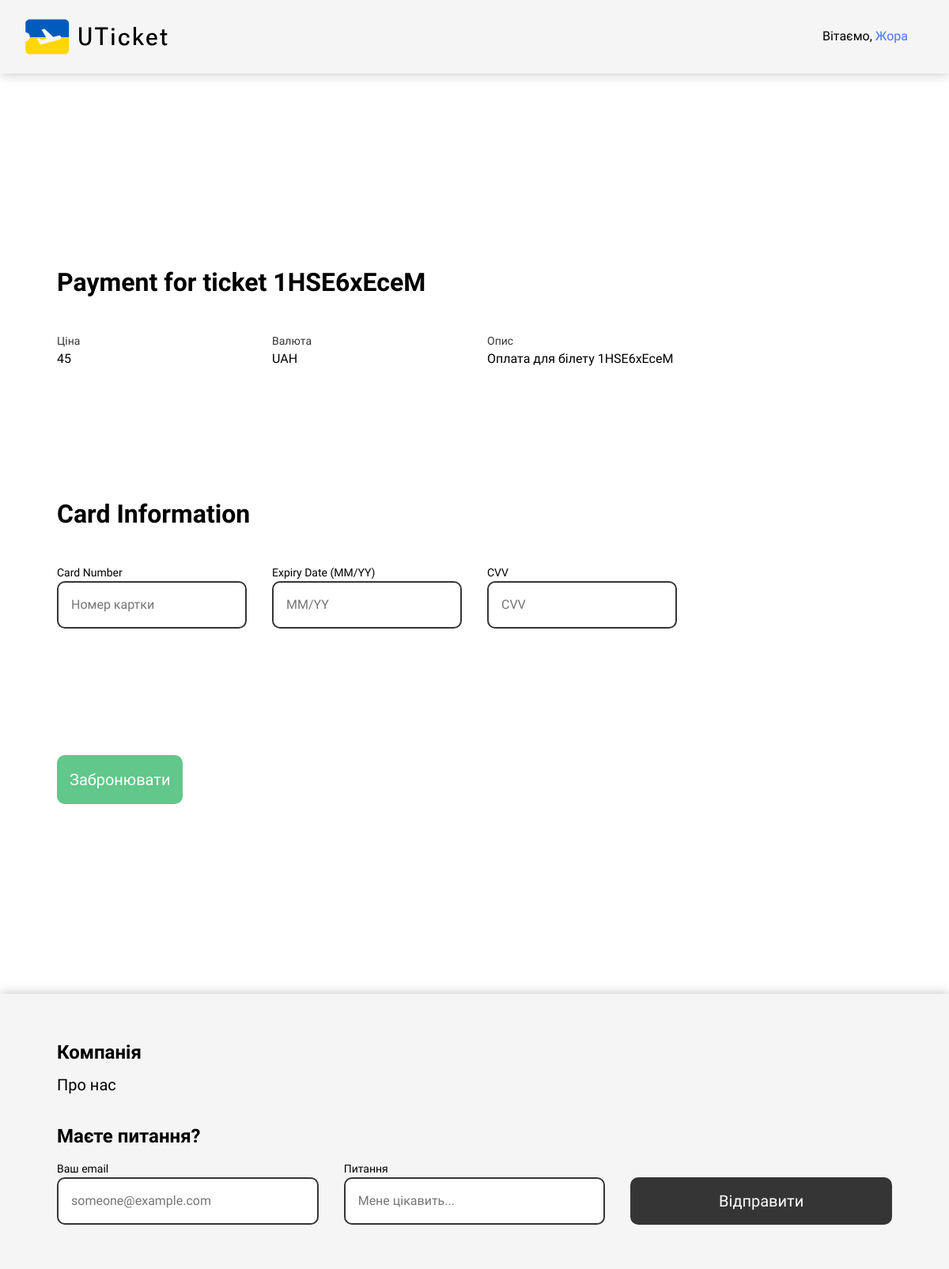
Page /process_payment/1/ (signed in) on the committed database.
### UTicket/models.py (models this page shows, shortened)
class NewUser(AbstractUser):
    username = None
    ''' Add email field as unique identifiers
    for authentication instead of usernames '''
    email = models.EmailField(__("email address"), unique=True)
    objects = CustomUserManager()
    USERNAME_FIELD = "email"
    REQUIRED_FIELDS = []

class Tickets(models.Model):
    city_of_departure = models.CharField(max_length=40)
    city_destination = models.CharField(max_length=40)
    departure_date = models.DateField()
    return_date = models.DateField(blank=True, null=True)
    plane_class = models.CharField(max_length=30)
    flight_departure = models.CharField(max_length=40)
    plane_place = models.CharField(max_length=30)
    first_name = models.CharField(max_length=40)
    second_name = models.CharField(max_length=40)
    date_of_birth = models.CharField(max_length=10)
    phone_number = models.CharField(max_length=20)
    ticket_number = models.CharField(max_length=10, unique=True, default=generate_short_ticket_id)
    email = models.ForeignKey(NewUser, on_delete=models.CASCADE)
    price = models.CharField(max_length=10)
    date = models.DateTimeField(auto_now_add=True)

### UTicket/views.py (the view)
# urls.py: path('process_payment/<int:ticket_id>/', views.process_payment, name='process_payment'),
@login_required(login_url='login_view')
def process_payment(request, ticket_id):
    ticket = get_object_or_404(Tickets, id=ticket_id)
    if request.method == "POST":
        form = PaymentForm(request.POST)
        if form.is_valid():
            payment = form.save(commit=False)
            payment.ticket = ticket
            payment.price = ticket.price
            payment.save()
            return redirect('payment_done', token=payment.token)
        else:
            print("Form is not valid")
            print(form.errors)
    else:
        form = PaymentForm(initial={
            'price': ticket.price,
            'currency': 'UAH',
            'description': f'Оплата для білету {ticket.ticket_number}',
        })
    return render(request, 'payment.html', {'form': form, 'ticket': ticket})

### UTicket/forms.py
class PaymentForm(forms.ModelForm):
    class Meta:
        model = Payment
        fields = ['price', 'currency', 'description']
    def __init__(self, *args, **kwargs):
        super(PaymentForm, self).__init__(*args, **kwargs)
        for field in self.fields.values():
            field.widget.attrs['readonly'] = 'readonly'

### UTicket/templates/payment.html (shortened to what this page needs)
{% extends 'base.html' %}
{% load static %}
{% block content %}
<section class="booking section">
    <form method="post" action="">
        <div class="form-chapter">
            <h1 class="chapter__title">Payment for ticket {{ ticket.ticket_number }}</h1>
            <div class="chapter__fields grid grid-template-columns-4">
                <div class="field chapter__field grid-field" tabindex="-1">
                    <p class="field-title">Ціна</p>
                    <p class="field-value">{{ form.price.value }}</p>
                </div>
                <div class="field chapter__field grid-field" tabindex="-1">
                    <p class="field-title">Валюта</p>
                    <p class="field-value">{{ form.currency.value }}</p>
                </div>
                <div class="field chapter__field grid-field" tabindex="-1">
                    <p class="field-title">Опис</p>
                    <p class="field-value">{{ form.description.value }}</p>
                </div>
            </div>
        </div>
        <div class="form-chapter">
            <h2 class="chapter__title">Card Information</h2>
            <div class="chapter__fields grid grid-template-columns-4">
                <div class="field chapter__field grid-field" tabindex="-1">
                    <p class="field__title"><label for="id_card_number">Card Number</label></p>
                    <input type="text" class="chapter__input input__container" placeholder="Номер картки" name="card_number" id="id_card_number">
                </div>
                <div class="field chapter__field grid-field" tabindex="-1">
                    <p class="field__title"><label for="id_card_expiry">Expiry Date (MM/YY)</label></p>
                    <input type="text" class="chapter__input input__container" placeholder="MM/YY" name="card_expiry" id="id_card_expiry">
                </div>
                <div class="field chapter__field grid-field" tabindex="-1">
                    <p class="field__title"><label for="id_card_cvv">CVV</label></p>
                    <input type="text" class="chapter__input input__container" placeholder="CVV" name="card_cvv" id="id_card_cvv">
                </div>
            </div>
        </div>
        <button class="form__submit button-fill button-green input__container" type="submit">Забронювати</button>
    </form>
</section>
{% endblock %}

### UTicket/templates/base.html (shortened to what this page needs)
<!DOCTYPE html>
<html lang="en">
<head>
   {% load static %}
   <link rel="stylesheet" href="{% static 'css/styles.css' %}">
   <link href="https://cdn.jsdelivr.net/npm/remixicon@3.5.0/fonts/remixicon.css" rel="stylesheet">
</head>
<body>
   <header class="header">
      <div class="header__container flex">
         <div class="header__logo">
            <a href="{% url 'index' %}">
               <img src="{% static 'imgs/logo.svg' %}" alt="">
            </a>
         </div>
         <nav class="header__menu">
            <ul class="menu__list flex" id="menu">
               {% if not request.user.is_authenticated %}
               <li class="menu__item">
                  <a href="{% url 'login_view' %}" class="menu__link input__container" id="login-trigger">Увійти</a>
               </li>
               <li class="menu__item">
                  <a href="{% url 'signup' %}" class="menu__link input__container"
                     id="signup-trigger">Зареєструватися</a>
               </li>
               {% elif request.user.is_authenticated %}
               <li class="menu__item">
                  <button class="menu__link input__container">Вітаємо, <span style="color: var(--clr-blue);">{{ request.user.first_name }}</span></button>
               </li>
               {% endif %}
            </ul>
         </nav>
      </div>
   </header>
   <main class="main">
      <div class="wrapper">
         {% block content %}
         {% endblock %}
      </div>
   </main>
   <footer class="footer">
      <div class="wrapper">
         <div class="footer__container">
            <nav class="footer__data grid grid-template-columns-3">
               <ul class="footer__links">
                  <h3 class="list__title">Компанія</h3>
                  <li>
                     <a href="" class="footer__link">Про нас</a>
                  </li>
               </ul>
            </nav>
            <form action="" class="footer__form">
               <h3 class="list__title">Маєте питання?</h3>
               <div class="footer__form__fields grid grid-template-columns-3">
                  <div class="form__field">
                     <p class="field__title">Ваш email</p>
                     <input type="text" class="input__container form__input" placeholder="someone@example.com">
                  </div>
                  <div class="form__field">
                     <p class="field__title">Питання</p>
                     <input type="text" class="input__container form__input" placeholder="Мене цікавить...">
                  </div>
                  <div class="form__field footer__submit">
                     <input type="submit" class=" input__container button-fill button-black form__button"
                        value="Відправити">
                  </div>
               </div>
            </form>
         </div>
      </div>
   </footer>
</body>
</html>

### rows in the picture
NewUser: user.first_name "Жора"
Tickets: ticket_number "1HSE6xEceM", price.value "45"
